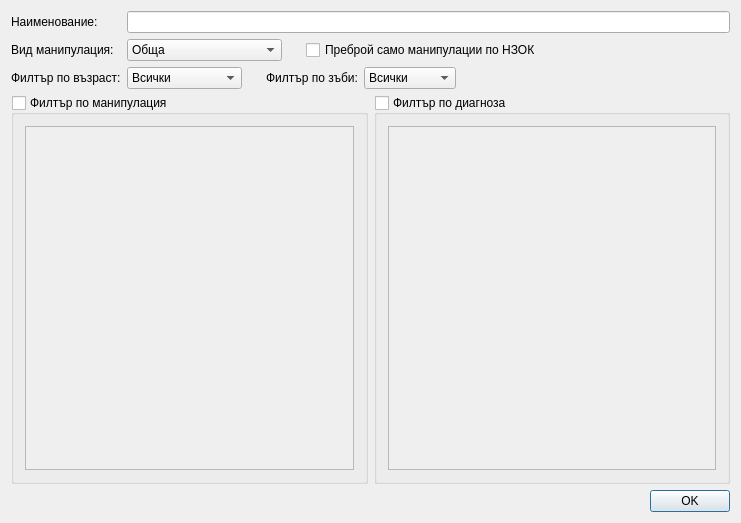
<?xml version="1.0" encoding="UTF-8"?>
<ui version="4.0">
 <class>StatisticDialogViewClass</class>
 <widget class="QDialog" name="StatisticDialogViewClass">
  <property name="geometry">
   <rect>
    <x>0</x>
    <y>0</y>
    <width>741</width>
    <height>523</height>
   </rect>
  </property>
  <property name="windowTitle">
   <string>StatisticDialogView</string>
  </property>
  <layout class="QVBoxLayout" name="verticalLayout_3">
   <item>
    <layout class="QHBoxLayout" name="horizontalLayout_5">
     <item>
      <layout class="QVBoxLayout" name="verticalLayout">
       <item>
        <widget class="QLabel" name="label">
         <property name="text">
          <string>Наименование:</string>
         </property>
        </widget>
       </item>
       <item>
        <widget class="QLabel" name="label_2">
         <property name="text">
          <string>Вид манипулация:</string>
         </property>
        </widget>
       </item>
       <item>
        <widget class="QLabel" name="label_3">
         <property name="text">
          <string>Филтър по възраст:</string>
         </property>
        </widget>
       </item>
      </layout>
     </item>
     <item>
      <layout class="QVBoxLayout" name="verticalLayout_2">
       <item>
        <widget class="QLineEdit" name="nameEdit"/>
       </item>
       <item>
        <layout class="QHBoxLayout" name="horizontalLayout_3">
         <item>
          <widget class="QComboBox" name="procedureCombo">
           <item>
            <property name="text">
             <string>Обща</string>
            </property>
           </item>
           <item>
            <property name="text">
             <string>Обща (на зъб)</string>
            </property>
           </item>
           <item>
            <property name="text">
             <string>Обтурация</string>
            </property>
           </item>
           <item>
            <property name="text">
             <string>Екстракция</string>
            </property>
           </item>
           <item>
            <property name="text">
             <string>Ендодонтско лечение</string>
            </property>
           </item>
           <item>
            <property name="text">
             <string>Корона</string>
            </property>
           </item>
           <item>
            <property name="text">
             <string>Имплант</string>
            </property>
           </item>
           <item>
            <property name="text">
             <string>Мост</string>
            </property>
           </item>
           <item>
            <property name="text">
             <string>Фибромост</string>
            </property>
           </item>
          </widget>
         </item>
         <item>
          <spacer name="horizontalSpacer">
           <property name="orientation">
            <enum>Qt::Horizontal</enum>
           </property>
           <property name="sizeType">
            <enum>QSizePolicy::Fixed</enum>
           </property>
           <property name="sizeHint" stdset="0">
            <size>
             <width>18</width>
             <height>20</height>
            </size>
           </property>
          </spacer>
         </item>
         <item>
          <widget class="QCheckBox" name="nhifCheckBox">
           <property name="text">
            <string>Преброй само манипулации по НЗОК</string>
           </property>
          </widget>
         </item>
         <item>
          <spacer name="horizontalSpacer_2">
           <property name="orientation">
            <enum>Qt::Horizontal</enum>
           </property>
           <property name="sizeHint" stdset="0">
            <size>
             <width>40</width>
             <height>20</height>
            </size>
           </property>
          </spacer>
         </item>
        </layout>
       </item>
       <item>
        <layout class="QHBoxLayout" name="horizontalLayout_4">
         <item>
          <widget class="QComboBox" name="ageCombo">
           <item>
            <property name="text">
             <string>Всички</string>
            </property>
           </item>
           <item>
            <property name="text">
             <string>Непълнолетни</string>
            </property>
           </item>
           <item>
            <property name="text">
             <string>Пълнолетни</string>
            </property>
           </item>
          </widget>
         </item>
         <item>
          <spacer name="horizontalSpacer_3">
           <property name="orientation">
            <enum>Qt::Horizontal</enum>
           </property>
           <property name="sizeType">
            <enum>QSizePolicy::Fixed</enum>
           </property>
           <property name="sizeHint" stdset="0">
            <size>
             <width>18</width>
             <height>20</height>
            </size>
           </property>
          </spacer>
         </item>
         <item>
          <widget class="QLabel" name="label_4">
           <property name="text">
            <string>Филтър по зъби:</string>
           </property>
          </widget>
         </item>
         <item>
          <widget class="QComboBox" name="toothCombo">
           <item>
            <property name="text">
             <string>Всички</string>
            </property>
           </item>
           <item>
            <property name="text">
             <string>Постоянни</string>
            </property>
           </item>
           <item>
            <property name="text">
             <string>Временни</string>
            </property>
           </item>
          </widget>
         </item>
         <item>
          <spacer name="horizontalSpacer_4">
           <property name="orientation">
            <enum>Qt::Horizontal</enum>
           </property>
           <property name="sizeHint" stdset="0">
            <size>
             <width>40</width>
             <height>20</height>
            </size>
           </property>
          </spacer>
         </item>
        </layout>
       </item>
      </layout>
     </item>
    </layout>
   </item>
   <item>
    <layout class="QHBoxLayout" name="horizontalLayout_6">
     <item>
      <widget class="QGroupBox" name="nameGroup">
       <property name="title">
        <string>Филтър по манипулация</string>
       </property>
       <property name="checkable">
        <bool>true</bool>
       </property>
       <property name="checked">
        <bool>false</bool>
       </property>
       <layout class="QHBoxLayout" name="horizontalLayout">
        <item>
         <widget class="QListWidget" name="nameFilterList"/>
        </item>
       </layout>
      </widget>
     </item>
     <item>
      <widget class="QGroupBox" name="diagnosisGroup">
       <property name="title">
        <string>Филтър по диагноза</string>
       </property>
       <property name="checkable">
        <bool>true</bool>
       </property>
       <property name="checked">
        <bool>false</bool>
       </property>
       <layout class="QHBoxLayout" name="horizontalLayout_2">
        <item>
         <widget class="QListWidget" name="diagnosisFilterList"/>
        </item>
       </layout>
      </widget>
     </item>
    </layout>
   </item>
   <item>
    <layout class="QHBoxLayout" name="horizontalLayout_7">
     <item>
      <spacer name="horizontalSpacer_5">
       <property name="orientation">
        <enum>Qt::Horizontal</enum>
       </property>
       <property name="sizeHint" stdset="0">
        <size>
         <width>40</width>
         <height>20</height>
        </size>
       </property>
      </spacer>
     </item>
     <item>
      <widget class="QPushButton" name="okButton">
       <property name="text">
        <string>OK</string>
       </property>
      </widget>
     </item>
    </layout>
   </item>
  </layout>
 </widget>
 <layoutdefault spacing="6" margin="11"/>
 <resources/>
 <connections/>
</ui>
